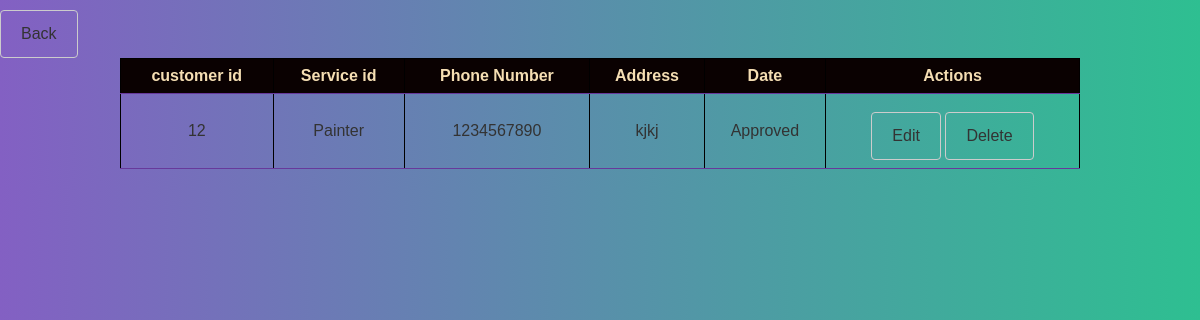
Page /customer/show.php?customer_id=12 on the committed database.
### tables this page shows
CREATE TABLE `request` (
  `customer_id` varchar(10) NOT NULL,
  `service_id` varchar(20) NOT NULL,
  `phone_num` int(12) NOT NULL,
  `address` varchar(50) NOT NULL,
  `date` varchar(25) NOT NULL
);

### customer/show.php (the view, shortened to what this page needs)
<?php
$servername = "localhost";
$username = "root";
$password = "";
$db_name = "spms";
$conn = new mysqli($servername, $username, $password, $db_name);
$username = $_GET['customer_id'];
?>
<!DOCTYPE html>
<html lang="en">
<head>
	<link rel="stylesheet" href="show2.css">
</head>
<body>
	<div>
		<table border="1" class="tt">
			<thead>
				<th>customer id</th>
				<th>Service id</th>
				<th>Phone Number</th>
				<th>Address</th>
				<th>Date</th>
				<th>Actions</th>
			</thead>
			<tbody>
				<?php
				$query = mysqli_query($conn, "SELECT * FROM request where customer_id='$username'");
				while ($row = mysqli_fetch_array($query)) {
				?>
					<tr>
						<td><?php echo $row['customer_id']; ?></td>
						<td><?php echo $row['service_id']; ?></td>
						<td><?php echo $row['phone_num']; ?></td>
						<td><?php echo $row['address']; ?></td>
						<td><?php echo $row['date']; ?></td>
						<td>
							<a href="gedit.php?service_id=<?php echo $row['service_id']; ?>&customer_id=<?php echo $row['customer_id']; ?>">Edit</a>
							<a href="gdelete.php?service_id=<?php echo $row['service_id']; ?>&customer_id=<?php echo $row['customer_id']; ?>">Delete</a>
						</td>
					</tr>
				<?php
				}
				?>
				<a type="back-button" href="home.php">Back</a>
			</tbody>
		</table>
	</div>
	<br>
</body>
</html>

### customer/show2.css (style rules this page uses)
body { font-family: Arial, sans-serif; background-image: linear-gradient(to right, #8360c3, #2ebf91); margin: 0; padding: 0; }
table { color:#333; border-color: black; width: 80%; margin: 0 auto; border-collapse: collapse; }
th, td { padding: 8px; text-align: center; border-bottom: 1px solid rgb(103, 57, 155); }
th { background-color: #0a0101; color: wheat; }
a { color: #333; text-decoration: none; padding: 14px 20px; border: 1px solid #ccc; border-radius: 4px; margin-top: 10px; display: inline-block; }

### rows in the picture
request: customer "12", service "Painter", phone_num "1234567890", address "kjkj", date "Approved"
